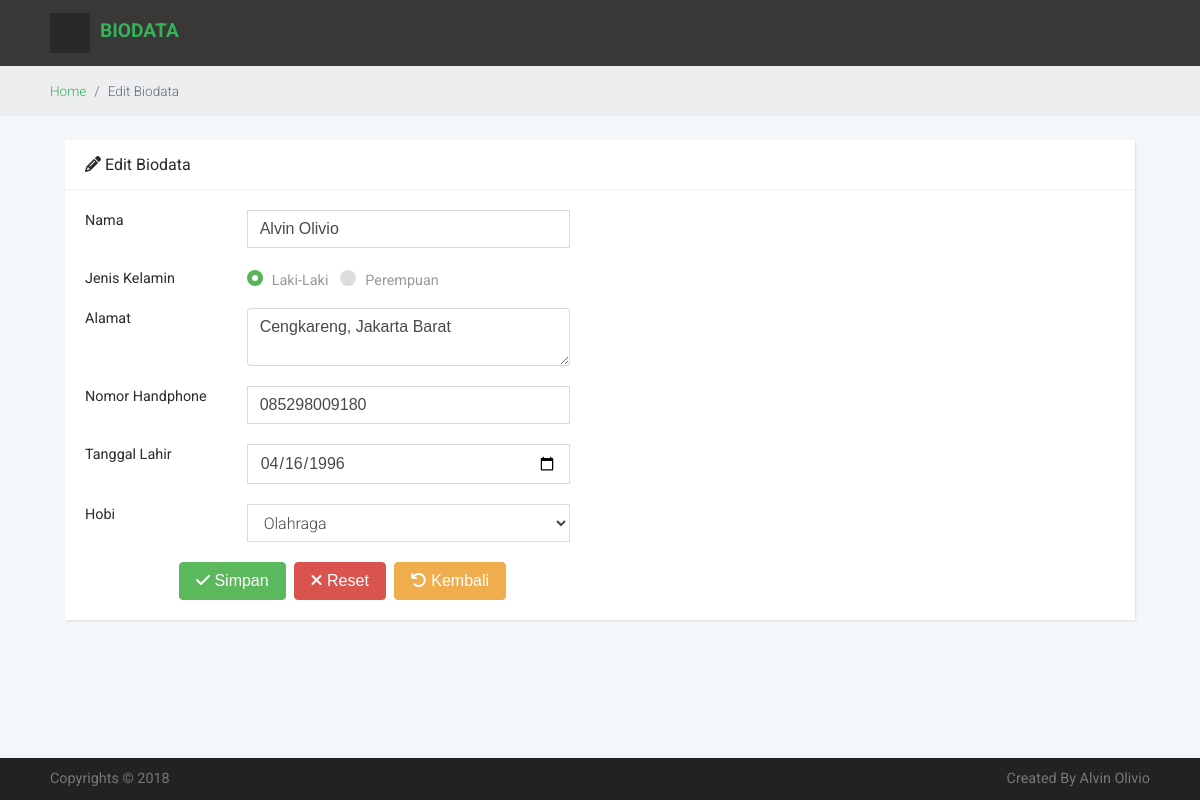
The page /edit.php?id=1 on the database its author committed.
### tables this page shows
CREATE TABLE `tabel_biodata` (
  `id` int(11) NOT NULL,
  `nama` varchar(50) NOT NULL,
  `jenis_kelamin` enum('Laki-Laki','Perempuan') NOT NULL,
  `alamat` varchar(100) NOT NULL,
  `no_hp` varchar(12) NOT NULL,
  `tgl_lahir` date NOT NULL,
  `hobi` varchar(20) NOT NULL
);

### edit.php (the view, shortened to what this page needs)
<?php
include 'connect.php';
if (isset($_GET['id'])) {
    $query = $dbh->query("SELECT * FROM tabel_biodata WHERE id = '$_GET[id]'");
    $data  = $query->fetch(PDO::FETCH_ASSOC);
} else {
    echo "ID tidak tersedia!<br /><a href='index.php'>Kembali</a>";
    exit();
}
include 'header.php';
?>
<div class="breadcrumb-holder">
  <div class="container-fluid">
    <ul class="breadcrumb">
      <li class="breadcrumb-item"><a href="index.php">Home</a></li>
      <li class="breadcrumb-item active">Edit Biodata</li>
  </ul>
</div>
</div>
<section class="forms">
    <div class="container-fluid">
        <br>
        <div class="col-lg-12">
            <div class="card">
                <div class="card-header d-flex align-items-center">
                    <h2 class="h5 display display"><i class="fa fa-pencil"></i> Edit Biodata</h2>
                </div>
                <div class="card-block">
                    <form action="update.php" method="post">
                        <div class="form-group row">
                            <label for="nama" class="col-md-2 form-control-label">Nama</label>
                            <div class="row col-sm-4">
                                <input name="nama" type="text" class="form-control col-sm-12" required value="<?php echo $data['nama']; ?>">
                            </div>
                        </div>
                        <div class="form-group row">
                            <label for="jenis_kelamin" class="col-md-2 form-control-label">Jenis Kelamin</label>
                            <?php if ($data['jenis_kelamin'] === "Laki-Laki") : ?>
                                <input type="radio" name="jenis_kelamin" value="Laki-Laki" id="laki-laki" class="form-control-custom radio-custom" checked /><label for="laki-laki">Laki-Laki</label>&nbsp; &nbsp;
                                <input type="radio" name="jenis_kelamin" value="Perempuan" id="perempuan" class="form-control-custom radio-custom" /><label for="perempuan">Perempuan</label>
                                <?php endif; ?>
                            </div>
                            <div class="form-group row">
                                <label for="alamat" class="col-md-2 form-control-label">Alamat</label>
                                <div class="row col-sm-4">
                                    <textarea name="alamat" class="form-control col-lg-12" required><?php echo $data['alamat']; ?></textarea>
                                </div>
                            </div>
                            <div class="form-group row">
                                <label for="no_hp" class="col-md-2 form-control-label">Nomor Handphone</label>
                                <div class="row col-sm-4">
                                    <input name="no_hp" type="text" class="form-control col-sm-12" value="<?php echo $data['no_hp']; ?>" required>
                                </div>
                            </div>
                            <div class="form-group row">
                                <label for="nama" class="col-md-2 form-control-label">Tanggal Lahir</label>
                                <div class="row col-sm-4">
                                    <input name="tgl_lahir" type="date" class="form-control col-sm-12" value="<?php echo $data['tgl_lahir']; ?>" required>
                                </div>
                            </div>
                            <div class="form-group row">
                                <label for="hobi" class="col-md-2 form-control-label">Hobi</label>
                                <div class="row col-sm-4 select">
                                    <select name="hobi" class="form-control col-sm-12" required>
                                        <option value="Olahraga" <?php if($data["hobi"]=='Olahraga'){echo "selected";}?>>Olahraga</option>
                                    </select>
                                </div>
                            </div>
                            <center class="col-sm-6">
                                <button type="submit" class="btn btn-success"><i class="fa fa-check"></i> Simpan</button>&nbsp;
                                <button type="reset" class="btn btn-danger" onclick="return confirm('Hapus data yang telah diinput?')"><i class="fa fa-times"></i> Reset</button>&nbsp;
                                <button class="btn btn-warning" onclick="location.href='tabel.php'" type="button"><i class="fa fa-undo"></i> Kembali</button>
                            </center>
                        </form>
                    </div>
                </div>
            </div>
        </div>
    </section>
    <?php
    include 'footer.php';
    ?>

### css/style.default.css (style rules this page uses)
a { display: inline-block; text-decoration: none; color: #fff; transition: all 0.3s; }
ul { padding: 0; margin: 0; }
body { overflow-x: hidden; }
i { display: inline-block; }
h2 { color: #555; font-weight: 400; }
.breadcrumb-holder { background: #eceeef; }
.breadcrumb-holder .breadcrumb { padding: 15px 0; font-size: 0.85em; font-weight: 300; color: #999; margin-bottom: 0; }
.card { height: 100%; border: none; background: #fff; box-shadow: 1px 1px 2px rgba(0, 0, 0, 0.1); border-radius: 0; }
.card-header { height: 50px; background-color: #fff; border-bottom-color: #f3f3f3; border-top: none; }
.card-header h2, .card-header h3 { margin-bottom: 0; }
.display { font-weight: 400 !important; }
input.form-control-custom:checked + label::before { background: #59b357 !important; }
input.form-control-custom:checked + label::after { opacity: 1 !important; }
input.form-control-custom.radio-custom + label::before { border-radius: 50%; }
input.form-control-custom.radio-custom + label::after { content: ''; width: 6px; height: 6px; line-height: 6px; background: #fff; border-radius: 50%; top: 7px; left: 5px; }
input.form-control-custom[checked] + label::before, input.form-control-custom[checked] + label::after { border: none; }
input.form-control-custom + label { font-size: 0.75em; margin-bottom: 0; margin-left: 0; color: #999; padding-left: 25px; padding-top: 2px; position: relative; }
input.form-control-custom + label::before { content: ''; display: block; width: 16px; height: 16px; line-height: 16px; background: #ddd; color: #fff; text-align: center; position: absolute; top: 2px; left: 0; transition: all 0.1s; cursor: pointer; }
input.form-control-custom + label::after { content: '\f00c'; display: block; font-family: 'FontAwesome'; font-size: 8px; color: #fff; position: absolute; top: 4px; left: 4px; transition: all 0.1s; opacity: 0; cursor: pointer; }
button { cursor: pointer; }
@media (min-width: 992px) { .container-fluid { padding: 0 50px; } }
section.forms div[class*="col-"] { margin-bottom: 30px; }
section.forms .form-group { margin-bottom: 0; }
section.forms input.form-control { border-radius: 0; }
section.forms .select { margin-bottom: 20px; }
section.forms .select:last-of-type { margin-bottom: 0; }
section.forms select { border-radius: 0; border-color: #ddd; font-weight: 300; font-family: "Roboto", sans-serif; }
section.forms select option { color: #999; font-weight: 300; }
section.forms .form-group { margin-bottom: 10px; }
section.forms .form-group div[class*='col-'] { margin-bottom: 10px; }
section.forms label { font-size: 0.8em; }
@media (min-width: 992px) { section.forms h2 { font-size: 1rem; } }
@media (min-width: 992px) { section.forms input.form-control { border-radius: 0; } }
@media (min-width: 992px) { section.forms label { font-size: 0.9em; } }
.btn { font-weight: normal; line-height: 1.25; border: 1px solid transparent; padding: 0.5rem 1rem; font-size: 1rem; border-radius: 0.25rem; transition: all 0.2s ease-in-out; }
.btn-success { color: #fff; background-color: #5cb85c; border-color: #5cb85c; }
.btn-warning { color: #fff; background-color: #f0ad4e; border-color: #f0ad4e; }
.btn-danger { color: #fff; background-color: #d9534f; border-color: #d9534f; }
body { font-family: "Roboto", sans-serif; font-size: 1rem; font-weight: normal; line-height: 1.5; color: #292b2c; background-color: #fff; }
a { color: #33b35a; text-decoration: none; }
h1, h2, h3, h4, h5, h6, .h1, .h2, .h3, .h4, .h5, .h6 { margin-bottom: 0.5rem; font-family: "Roboto", sans-serif; font-weight: 500; line-height: 1.1; color: inherit; }
h2, .h2 { font-size: 1.3rem; }
h5, .h5 { font-size: 0.9rem; }

### rows shown on the page
tabel_biodata: nama "Alvin Olivio", alamat "Cengkareng, Jakarta Barat", no_hp "085298009180", tgl_lahir "04/16/1996", hobi "Olahraga"
